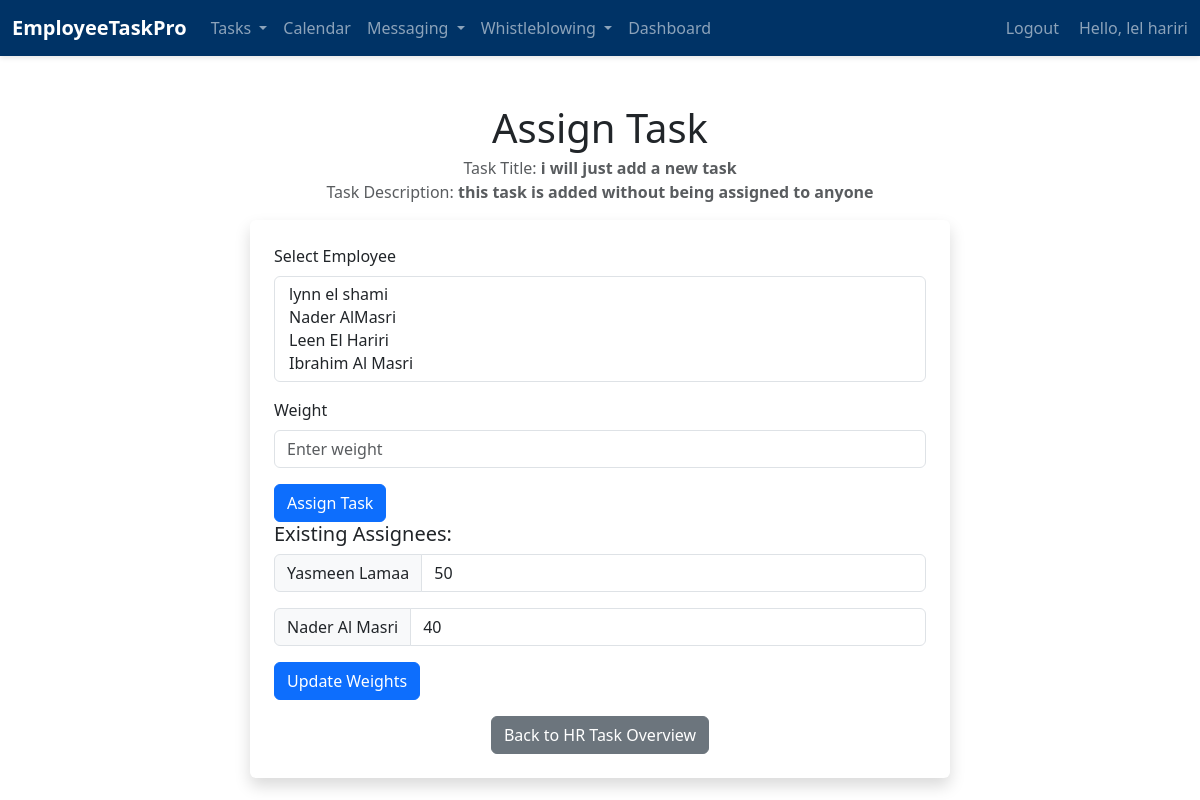
The page /emp/assign-task/30/ (signed in) on the database its author committed.
### emp/models.py (models this page shows, shortened)
class Task(models.Model):
    title = models.CharField(max_length=200)
    description = models.TextField(blank=True, null=True)
    deadline = models.DateTimeField(null=True, blank=True)
    feedback = models.TextField(blank=True, null=True)
    urgency = models.CharField(
        max_length=50,
        choices=[('Low', 'Low'), ('Medium', 'Medium'), ('High', 'High')],
        default='Low'
    )
    status = models.CharField(
        max_length=50,
        choices=[('Not Started', 'Not Started'), ('In Progress', 'In Progress'), ('Completed', 'Completed')],
        default='Not Started'
    )
    progress_percentage = models.IntegerField(default=0, validators=[MinValueValidator(0), MaxValueValidator(100)],
                                              help_text='Progress percentage for tasks that are "In Progress"')
    date_created = models.DateTimeField(default=timezone.now)
    date_updated = models.DateTimeField(auto_now=True)

class TaskAssignee(models.Model):
    task = models.ForeignKey('Task', on_delete=models.CASCADE)
    emp = models.ForeignKey('Emp', on_delete=models.CASCADE)
    weight = models.IntegerField(help_text='Percentage of task responsibility')
    status = models.CharField(
        max_length=50,
        choices=[('Not Started', 'Not Started'), ('In Progress', 'In Progress'), ('Completed', 'Completed')],
        default='Not Started'
    )
    progress = models.IntegerField(default=0, help_text='Specific progress for tasks that are "In Progress"', validators=[MinValueValidator(0), MaxValueValidator(100)])
    class Meta:
        unique_together = ('task', 'emp')

class Emp(models.Model):
    firstname=models.CharField(max_length=200)
    fathername=models.CharField(max_length=200)
    lastname=models.CharField(max_length=200)
    gender = models.TextField(blank=True,null= True)
    dob = models.DateField(blank=True,null= True)
    emp_id=models.CharField(max_length=200)
    phone = models.CharField(max_length=20, null=True)
    email = models.EmailField(null=True)
    date_hired = models.DateField(default=timezone.now)
    salary = models.FloatField(default=0)
    date_added = models.DateTimeField(default=timezone.now)
    date_updated = models.DateTimeField(auto_now=True)
    address = models.CharField(max_length=100, null=True)
    status=models.BooleanField(default=True)
    department=models.CharField(max_length=200, null=True)
    user = models.OneToOneField(User, on_delete=models.CASCADE, null=True)

### emp/views.py (the view, shortened to what this page needs)
# urls.py: path('assign-task/<int:task_id>/', assign_task, name='assign_task'),  # URL for assigning a task
@login_required
def assign_task(request, task_id):
    task = get_object_or_404(Task, pk=task_id)
    unassigned_employees = Emp.objects.exclude(taskassignee__task=task).filter(status=True)
    existing_assignees = TaskAssignee.objects.filter(task=task)
    context = {
        'task': task,
        'unassigned_employees': unassigned_employees,
        'existing_assignees': existing_assignees,
    }
    return render(request, 'emp/assign_task.html', context)

### emp/context_processors.py (called while the page is built)
def user_roles(request):
    is_hr_or_manager = request.user.groups.filter(name__in=['HR', 'Manager']).exists()
    is_employee = request.user.groups.filter(name='Employee').exists()
    return {
        'is_hr_or_manager': is_hr_or_manager,
        'is_employee': is_employee,
    }

### templates/emp/assign_task.html (shortened to what this page needs)
{% load static %}
<!doctype html>
<html lang="en">
<head>
    <link href="https://cdn.jsdelivr.net/npm/bootstrap@5.2.2/dist/css/bootstrap.min.css" rel="stylesheet">
    <link rel="stylesheet" href="{% static 'css/assigntask.css' %}">
    <link href="https://cdn.jsdelivr.net/npm/bootstrap@5.3.0/dist/css/bootstrap.min.css" rel="stylesheet">
</head>
<body>
    {% include 'emp/navbar.html' %}
    <div class="container mt-5">
        <h1 class="text-center mb-1">Assign Task</h1>
        <p class="text-muted text-center">Task Title: <strong>{{ task.title }}</strong><br>Task Description: <strong>{{ task.description }}</strong></p>
        <div class="assignment-form shadow p-4 rounded">
            <form method="post" id="assignTaskForm">
                <div class="mb-3">
                    <label for="employees" class="form-label">Select Employee</label>
                    <select name="employees" id="employees" class="form-select" multiple>
                        {% for emp in unassigned_employees %}
                            <option value="{{ emp.id }}">{{ emp.firstname }} {{ emp.lastname }}</option>
                        {% endfor %}
                    </select>
                </div>
                <div class="mb-3">
                    <label for="weights" class="form-label">Weight</label>
                    <input type="number" name="weights" id="weights" class="form-control" placeholder="Enter weight">
                </div>
                <button type="submit" class="btn btn-primary">Assign Task</button>
            </form>
            {% if existing_assignees %}
                <div class="mb-3">
                    <h5>Existing Assignees:</h5>
                    <form method="post" action="{% url 'emp:update_weights' task.id %}">
                        {% for assignee in existing_assignees %}
                            <div class="input-group mb-3">
                                <span class="input-group-text">{{ assignee.emp.firstname }} {{ assignee.emp.lastname }}</span>
                                <input type="number" name="existing_weight_{{ assignee.id }}" class="form-control" placeholder="Enter weight" value="{{ assignee.weight }}">
                            </div>
                        {% endfor %}
                        <button type="submit" class="btn btn-primary">Update Weights</button>
                    </form>
                </div>
            {% endif %}
             <div class="text-center">
                <a href="{% url 'emp:hr_task_overview' %}" class="btn btn-secondary">Back to HR Task Overview</a>
            </div>
        </div>
    </div>
</body>
</html>

### templates/emp/navbar.html (shortened to what this page needs)
{% load static %}
<!DOCTYPE html>
<html lang="en">
<head>
    <link rel="stylesheet" href="{% static 'css/navbar.css' %}">
    <link href="https://cdn.jsdelivr.net/npm/bootstrap@5.3.0/dist/css/bootstrap.min.css" rel="stylesheet">
    <link rel="stylesheet" href="https://cdnjs.cloudflare.com/ajax/libs/font-awesome/5.15.4/css/all.min.css" />
</head>
<body>
    {% if request.user.is_authenticated %}
    <nav class="navbar navbar-expand-lg navbar-dark" style="background-color:  #003366">
        <div class="container-fluid">
            <a class="navbar-brand" href="/emp/">EmployeeTaskPro</a>
            <div class="collapse navbar-collapse" id="navbarSupportedContent">
                <ul class="navbar-nav me-auto mb-2 mb-lg-0">
                    <li class="nav-item dropdown">
                        <a class="nav-link dropdown-toggle" href="#" id="navbarDropdownTasks" role="button" data-bs-toggle="dropdown" aria-expanded="false">
                            Tasks
                        </a>
                    </li>
                    <li class="nav-item">
                        <a class="nav-link" href="/emp/calendar/">Calendar</a>
                    </li>
                    <li class="nav-item dropdown">
                        <a class="nav-link dropdown-toggle" href="#" id="navbarDropdownMessaging" role="button" data-bs-toggle="dropdown" aria-expanded="false">
                            Messaging
                        </a>
                    </li>
                    {% if request.user.is_authenticated %}
                    <li class="nav-item dropdown">
                        <a class="nav-link dropdown-toggle" href="#" id="navbarDropdownWhistleblowing" role="button" data-bs-toggle="dropdown" aria-expanded="false">
                            Whistleblowing
                        </a>
                    </li>
                    {% endif %}
                    <li class="nav-item">
                        <a class="nav-link" href="/emp/emp-dashboard/">Dashboard</a>
                    </li>
                </ul>
                <ul class="navbar-nav ms-auto mb-2 mb-lg-0">
                    {% if request.user.is_authenticated %}
                    <li class="nav-item">
                        <form action="{% url 'logout' %}" method="post">
                            <button type="submit" class="btn btn-link nav-link" style="padding: 0; border: none; background: none; margin-right: 20px;">Logout</button>
                        </form>
                    </li>
                    {% else %}
                    <li class="nav-item">
                    </li>
                    {% endif %}
                    <li class="nav-item">
                        <span class="navbar-text mr-3">
                        Hello, {{ request.user.username }}
                        </span>
                    </li>
                </ul>
            </div>
        </div>
    </nav>
{% endif %}
</body>
</html>

### static/css/assigntask.css (style rules this page uses)
body { font-family: 'Helvetica Neue', Arial, sans-serif; background-color: #f8f9fa; margin: 0; padding-top: 20px; }
h1 { color: #495057; font-weight: 500; margin-bottom: 1.5rem; }
.assignment-form { max-width: 700px; margin: auto; background: #fff; border-radius: 8px; }
form { background: transparent; }
label { font-weight: 500; margin-bottom: 0.5rem; }
input, select, textarea { width: 100%; padding: 0.5rem; margin-top: 0.25rem; margin-bottom: 1rem; border: 1px solid #ced4da; border-radius: 0.25rem; box-sizing: border-box; transition: border-color 0.15s ease-in-out, box-shadow 0.15s ease-in-out; }
.btn { padding: 0.375rem 0.75rem; transition: color 0.15s ease-in-out, background-color 0.15s ease-in-out, border-color 0.15s ease-in-out; }
.btn-primary { color: #fff; background-color: #007bff; border-color: #007bff; }

### static/css/navbar.css (style rules this page uses)
body { font-family: 'Arial', sans-serif; margin: 0; padding: 0; background: #f4f4f4; }
.navbar { box-shadow: 0 2px 5px rgba(0,0,0,0.1); font-size: 16px; }
.navbar-brand { font-weight: bold; }
.nav-link { transition: color 0.3s; }
.btn-link { transition: color 0.3s; }

### rows shown on the page
Task: title "i will just add a new task", description "this task is added without being assigned to anyone"
TaskAssignee: emp.firstname "Yasmeen", emp.lastname "Lamaa", weight "50"
TaskAssignee: emp.firstname "Nader", emp.lastname "Al Masri", weight "40"

### other values the page prints
{{ request.user.username }} "lel hariri"
